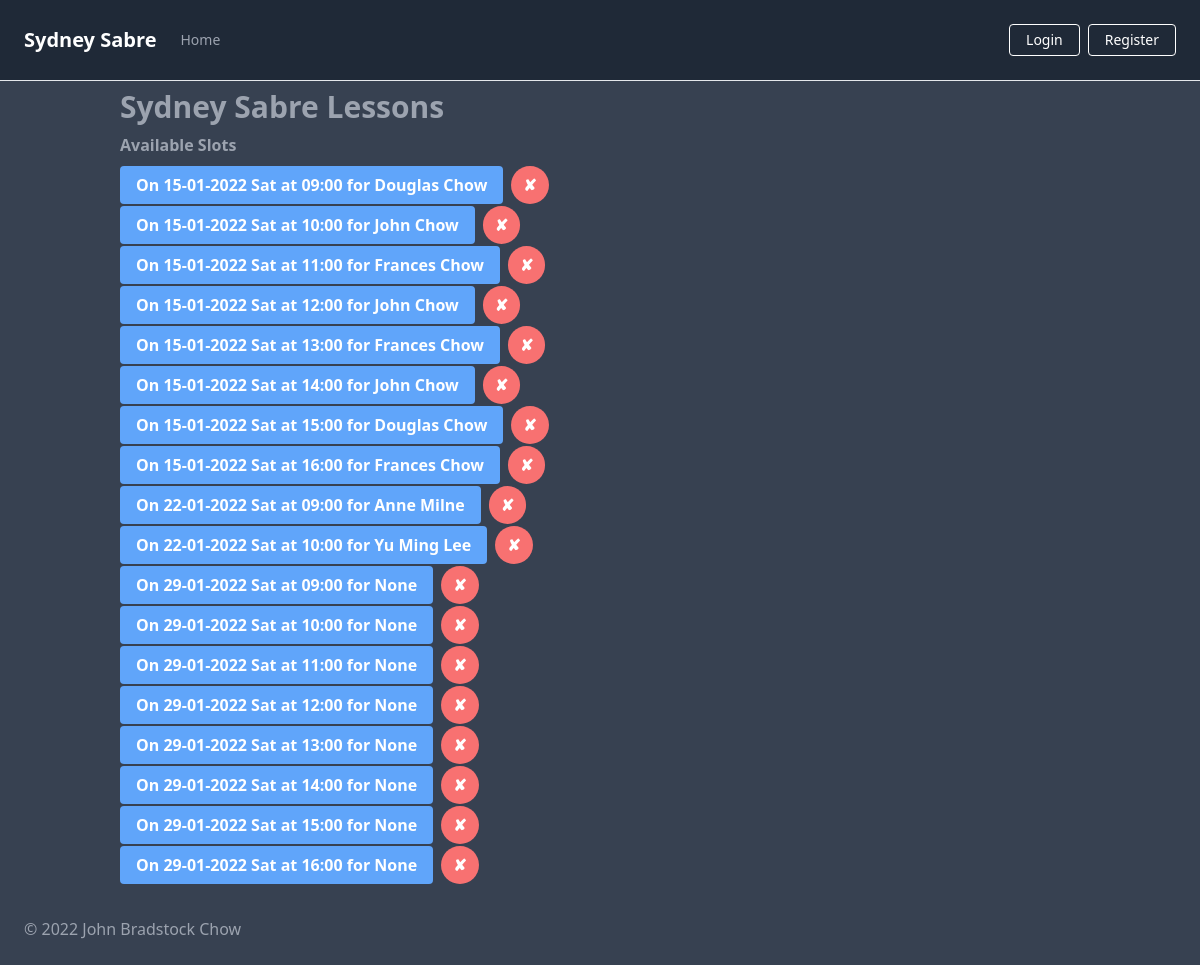
The page /index on the database as committed earlier.
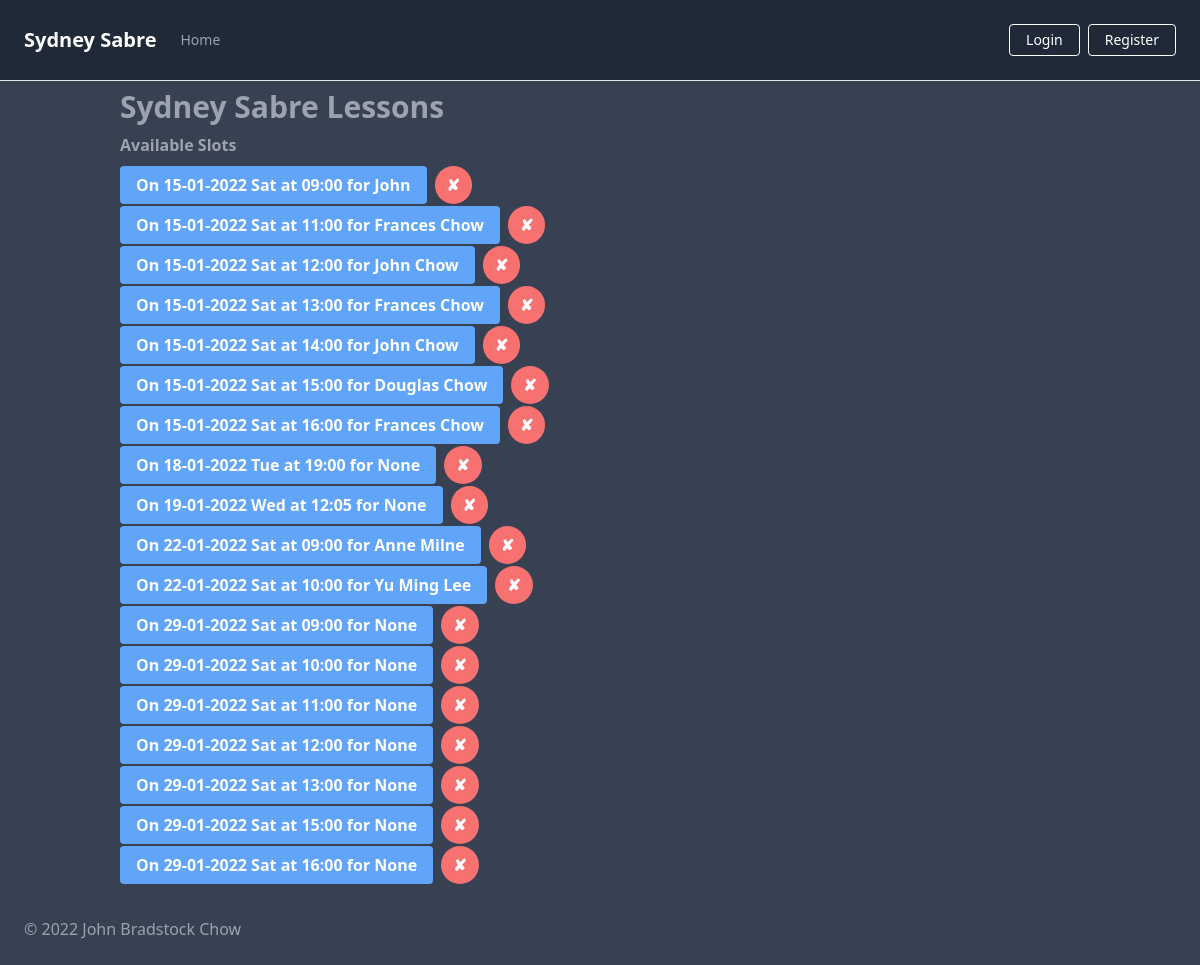
The same page on the database as committed later.
### app/models.py (models this page shows, shortened)
class Slot(db.Model):
    __tablename__ = "slots"
    id = db.Column(db.Integer, primary_key=True)
    date = db.Column(db.Date, nullable=False)
    time = db.Column(db.Time, nullable=False)
    name = db.Column(db.String(250), nullable=True)
    user_id = db.Column(db.Integer, db.ForeignKey('users.id'))

### app/routes.py (the view)
@app.route('/', methods=['GET'])
@app.route('/index', methods=['GET'])
def index():
    slots = Slot.query.all()
    slots_by_time = sorted(slots, key=lambda slot: slot.time)
    slots_by_timedate = sorted(slots_by_time, key=lambda slot: slot.date)
    return render_template('index.html', all_slots=slots_by_timedate)

### app/templates/index.html
{% extends "base.html" %}
{% block title %}
Sydney Sabre Lessons
{% endblock %}
{% block content %}
    <div class="container">
        <h1 class="text-gray-400 my-2 text-3xl font-bold">{{ self.title() }}</h1>
        <p class="text-gray-400 font-bold">Available Slots</p>
        {% for slot in all_slots%}
        <div class="flex mx-auto my-4">
            <div>
                <a
                    class="bg-blue-400 hover:bg-blue-200 text-white font-bold py-2 px-4 rounded"
                    href="{{ url_for('book_slot', slot_id=slot.id) }}">
                    On {{ slot.date.strftime('%d-%m-%Y %a') }} at {{ slot.time.strftime('%H:%M') }} for {{ slot.name }}
                </a>
            </div>
            <div>
                <a
                    class="bg-red-400 hover:bg-red-200 text-white font-bold mx-2 py-2 px-3 rounded-full"
                    href="{{url_for('delete_slot', slot_id=slot.id) }}">
                    ✘
                </a>
            </div>
        </div>
        {% endfor%}
    </div>
{% endblock %}

### app/templates/base.html (shortened to what this page needs)
<!DOCTYPE html>
<html lang="en">
<head>
    <link rel="stylesheet" href="{{url_for('static', filename='css/main.css')}}">
</head>
<body class="bg-gray-700">
    <nav class="flex items-center justify-between flex-wrap bg-gray-800 p-6">
        <div class="flex items-center flex-shrink-0 text-white mr-6">
            <span class="font-bold text-xl">Sydney Sabre</span>
        </div>
        <div class="w-full block flex-grow sm:flex sm:items-center sm:w-auto">
            <div class="text-sm sm:flex-grow">
                <a
                    class="text-gray-400 hover:text-white block mt-4 sm:inline-block sm:mt-0"
                    href="{{url_for('index')}}">
                    Home
                </a>
            </div>
            {% if current_user.is_authenticated: %}
            <div>
                <a
                class="inline-block text-sm px-4 py-2 leading-none border rounded text-white border-white hover:border-transparent hover:text-blue-500 hover:bg-white mt-4 md:mt-0"
                href="{{url_for('logout')}}">
                Logout
                </a>
            </div>
            {% else %}
            <div class="mr-2">
                <a
                class="inline-block text-sm px-4 py-2 leading-none border rounded text-white border-white hover:border-transparent hover:text-blue-500 hover:bg-white mt-4 md:mt-0"
                href="{{url_for('login')}}">
                Login
                </a>
            </div>
            <div>
                <a
                class="inline-block text-sm px-4 py-2 leading-none border rounded text-white border-white hover:border-transparent hover:text-blue-500 hover:bg-white mt-4 md:mt-0"
                href="{{url_for('register')}}">
                Register
                </a>
            </div>
            {% endif %}
        </div>
    </nav>
    <hr>
    {% block content %}{% endblock %}
</body>
<footer>
    <div class="p-6">
        <p class="text-gray-400">
            &copy;
            John Bradstock Chow
        </p>
    </div>
</footer>
</html>

### app/static/css/main.css (style rules this page uses)
html { line-height: 1.5; -webkit-text-size-adjust: 100%; -moz-tab-size: 4; -o-tab-size: 4; tab-size: 4; font-family: ui-sans-serif, system-ui, -apple-system, BlinkMacSystemFont, "Segoe UI", Roboto, "Helvetica Neue", Arial, "Noto Sans", sans-serif, "Apple Color Emoji", "Segoe UI Emoji", "Segoe UI Symbol", "Noto Color Emoji"; }
body { margin: 0; line-height: inherit; }
hr { height: 0; color: inherit; border-top-width: 1px; }
h1, h2, h3, h4, h5, h6 { font-size: inherit; font-weight: inherit; }
a { color: inherit; text-decoration: inherit; }
blockquote, dl, dd, h1, h2, h3, h4, h5, h6, hr, figure, p, pre { margin: 0; }
.container { width: 100%; margin-right: auto; margin-left: auto; padding-right: 2rem; padding-left: 2rem; }
@media (min-width: 640px) { .container { max-width: 640px; } }
@media (min-width: 768px) { .container { max-width: 768px; } }
@media (min-width: 1024px) { .container { max-width: 1024px; } }
.my-2 { margin-top: 0.5rem; margin-bottom: 0.5rem; }
.mx-auto { margin-left: auto; margin-right: auto; }
.my-4 { margin-top: 1rem; margin-bottom: 1rem; }
.mx-2 { margin-left: 0.5rem; margin-right: 0.5rem; }
.mr-6 { margin-right: 1.5rem; }
.mt-4 { margin-top: 1rem; }
.mr-2 { margin-right: 0.5rem; }
.block { display: block; }
.inline-block { display: inline-block; }
.flex { display: flex; }
.w-full { width: 100%; }
.flex-shrink-0 { flex-shrink: 0; }
.flex-grow { flex-grow: 1; }
.flex-wrap { flex-wrap: wrap; }
.items-center { align-items: center; }
.justify-between { justify-content: space-between; }
.rounded { border-radius: 0.25rem; }
.rounded-full { border-radius: 9999px; }
.border { border-width: 1px; }
.border-white { --tw-border-opacity: 1; border-color: rgb(255 255 255 / var(--tw-border-opacity)); }
.bg-gray-700 { --tw-bg-opacity: 1; background-color: rgb(55 65 81 / var(--tw-bg-opacity)); }
.bg-gray-800 { --tw-bg-opacity: 1; background-color: rgb(31 41 55 / var(--tw-bg-opacity)); }
.bg-blue-400 { --tw-bg-opacity: 1; background-color: rgb(96 165 250 / var(--tw-bg-opacity)); }
.bg-red-400 { --tw-bg-opacity: 1; background-color: rgb(248 113 113 / var(--tw-bg-opacity)); }
.p-6 { padding: 1.5rem; }
.px-4 { padding-left: 1rem; padding-right: 1rem; }
.py-2 { padding-top: 0.5rem; padding-bottom: 0.5rem; }
.px-3 { padding-left: 0.75rem; padding-right: 0.75rem; }
.text-xl { font-size: 1.25rem; line-height: 1.75rem; }
.text-sm { font-size: 0.875rem; line-height: 1.25rem; }
.text-3xl { font-size: 1.875rem; line-height: 2.25rem; }
.font-bold { font-weight: 700; }
.leading-none { line-height: 1; }
.text-white { --tw-text-opacity: 1; color: rgb(255 255 255 / var(--tw-text-opacity)); }
.text-gray-400 { --tw-text-opacity: 1; color: rgb(156 163 175 / var(--tw-text-opacity)); }
@media (min-width: 640px) { .sm\:mt-0 { margin-top: 0px; } }
@media (min-width: 640px) { .sm\:inline-block { display: inline-block; } }
@media (min-width: 640px) { .sm\:flex { display: flex; } }
@media (min-width: 640px) { .sm\:w-auto { width: auto; } }
@media (min-width: 640px) { .sm\:flex-grow { flex-grow: 1; } }
@media (min-width: 640px) { .sm\:items-center { align-items: center; } }
@media (min-width: 768px) { .md\:mt-0 { margin-top: 0px; } }

Rows that differ between the two databases and show on the page:
removed Slot: date "15-01-2022 Sat", time "10:00", name "John Chow"
removed Slot: date "29-01-2022 Sat", time "14:00", name "None"
changed Slot: name "Douglas Chow" → "John"
added Slot: date "18-01-2022 Tue", time "19:00", name "None"
added Slot: date "19-01-2022 Wed", time "12:05", name "None"
